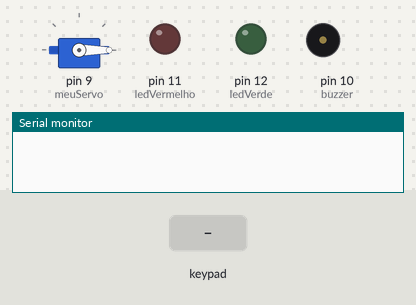
The sketch below on a simulated Arduino Uno, built with avr-gcc and run on an emulated ATmega328P. Parts: servo, output pins drawn as LEDs (lit = HIGH), buzzer (waves = sounding), the last lines printed to the serial monitor. Inputs (shaded band) come from the test bench.

Above: at 1.2 s.
1.3 s: keypad keys 1 2 3 4 pressed 0.4 s apart
At 3.7 s:
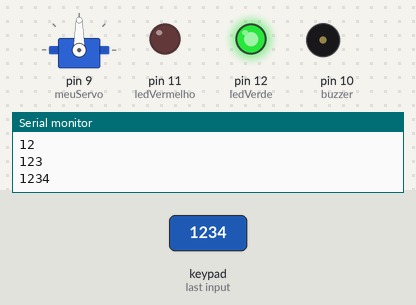
5.9 s: keypad keys 2 3 4 5 # pressed 0.4 s apart
At 8.4 s:
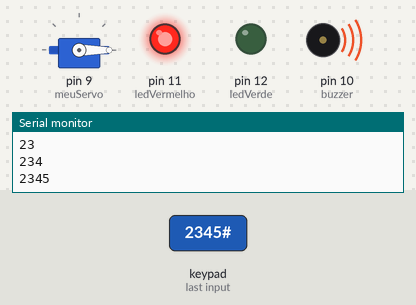
10.6 s: key 'A' pressed
12.1 s: key 'B' pressed
13.6 s: key '1' pressed
At 16.1 s:
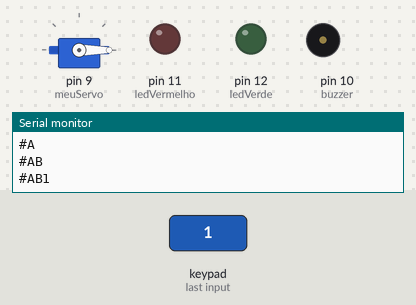
16.6 s: keypad keys 1 2 3 4 * pressed 0.4 s apart
At 18.8 s:
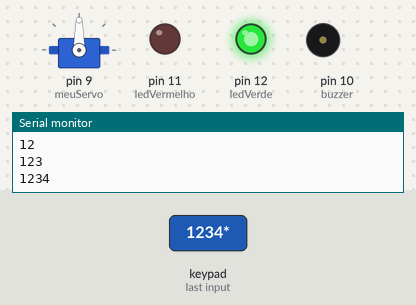
Timing chart, 0 to 22.3 s (numbered marks = the images above; inputs shaded):
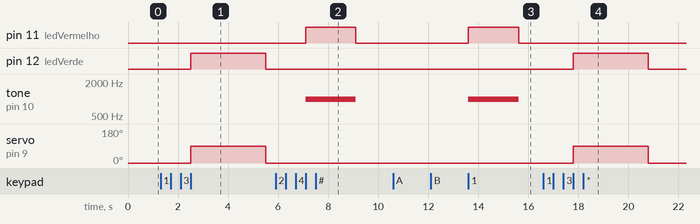

The sketch:

brilliant_hillar1.ino
```cpp
#include <Keypad.h>
#include <Servo.h>

Servo meuServo;

const byte LINHAS = 4;
const byte COLUNAS = 4;

char teclas[LINHAS][COLUNAS] = {
  {'1','2','3','A'},
  {'4','5','6','B'},
  {'7','8','9','C'},
  {'*','0','#','D'}
};

byte pinosLinhas[LINHAS] = {2,3,4,5};
byte pinosColunas[COLUNAS] = {6,7,8,13};

Keypad keypad = Keypad(
  makeKeymap(teclas),
  pinosLinhas,
  pinosColunas,
  LINHAS,
  COLUNAS
);

String senha = "1234";
String entrada = "";

int ledVerde = 12;
int ledVermelho = 11;
int buzzer = 10;

void setup()
{
  pinMode(ledVerde, OUTPUT);
  pinMode(ledVermelho, OUTPUT);

  meuServo.attach(9);

  meuServo.write(0);

  Serial.begin(9600);
}

void loop()
{
  char tecla = keypad.getKey();

  if (tecla)
  {
    entrada += tecla;

    Serial.println(entrada);

    if (entrada.length() == 4)
    {
      if (entrada == senha)
      {
        digitalWrite(ledVerde, HIGH);

        meuServo.write(90);

        delay(3000);

        meuServo.write(0);

        digitalWrite(ledVerde, LOW);
      }
      else
      {
        digitalWrite(ledVermelho, HIGH);

        tone(buzzer, 1000);

        delay(2000);

        noTone(buzzer);

        digitalWrite(ledVermelho, LOW);
      }

      entrada = "";
    }
  }
}
```

Measured:
- after the input at 1.3 s, pin 12 (ledVerde): LOW → HIGH after 1.2 s, → LOW 3.0 s later; servo on pin 9 (meuServo): 0° → 90° after 1.2 s, → 0° 3.0 s later
- after the input at 5.9 s, pin 11 (ledVermelho): LOW → HIGH after 1.2 s, → LOW 2.0 s later; tone on pin 10 (buzzer): silent → 1000 Hz after 1.2 s, → silent 2.0 s later
- after the input at 13.6 s, pin 11 (ledVermelho): LOW → HIGH at once, → LOW 2.0 s later; tone on pin 10 (buzzer): silent → 1000 Hz at once, → silent 2.0 s later
- after the input at 16.6 s, pin 12 (ledVerde): LOW → HIGH after 1.2 s, → LOW 3.0 s later; servo on pin 9 (meuServo): 0° → 90° after 1.2 s, → 0° 3.0 s later
